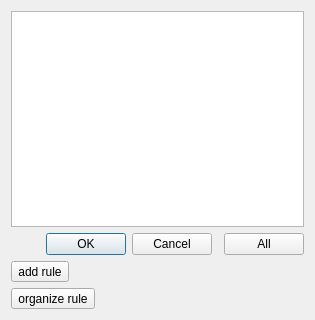
<?xml version="1.0" encoding="UTF-8"?>
<ui version="4.0">
 <class>Dialog</class>
 <widget class="QDialog" name="Dialog">
  <property name="geometry">
   <rect>
    <x>0</x>
    <y>0</y>
    <width>315</width>
    <height>320</height>
   </rect>
  </property>
  <property name="windowTitle">
   <string>Dialog</string>
  </property>
  <layout class="QGridLayout" name="gridLayout">
   <item row="2" column="0">
    <widget class="QToolButton" name="addRule">
     <property name="text">
      <string>add rule</string>
     </property>
    </widget>
   </item>
   <item row="1" column="0">
    <widget class="QDialogButtonBox" name="buttonBox">
     <property name="orientation">
      <enum>Qt::Horizontal</enum>
     </property>
     <property name="standardButtons">
      <set>QDialogButtonBox::Cancel|QDialogButtonBox::Ok</set>
     </property>
    </widget>
   </item>
   <item row="0" column="0" colspan="3">
    <widget class="QListWidget" name="listWidget"/>
   </item>
   <item row="1" column="2">
    <widget class="QPushButton" name="pushButton">
     <property name="text">
      <string>All</string>
     </property>
    </widget>
   </item>
   <item row="3" column="0">
    <widget class="QToolButton" name="toolButton">
     <property name="text">
      <string>organize rule</string>
     </property>
    </widget>
   </item>
  </layout>
 </widget>
 <resources/>
 <connections>
  <connection>
   <sender>buttonBox</sender>
   <signal>accepted()</signal>
   <receiver>Dialog</receiver>
   <slot>accept()</slot>
   <hints>
    <hint type="sourcelabel">
     <x>248</x>
     <y>254</y>
    </hint>
    <hint type="destinationlabel">
     <x>157</x>
     <y>274</y>
    </hint>
   </hints>
  </connection>
  <connection>
   <sender>buttonBox</sender>
   <signal>rejected()</signal>
   <receiver>Dialog</receiver>
   <slot>reject()</slot>
   <hints>
    <hint type="sourcelabel">
     <x>316</x>
     <y>260</y>
    </hint>
    <hint type="destinationlabel">
     <x>286</x>
     <y>274</y>
    </hint>
   </hints>
  </connection>
 </connections>
</ui>
